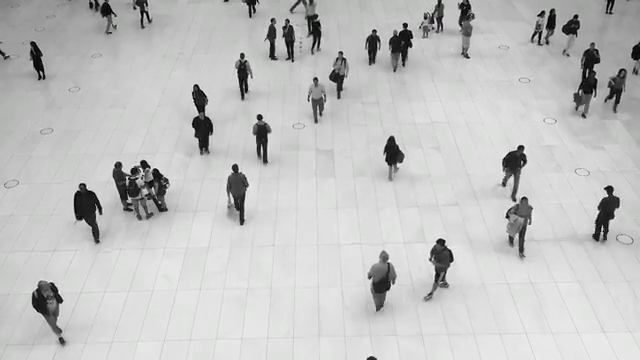
#> input picture frame 34 of material/hog1.mp4, 640 x 360 px
$ python HOG.py
#> lines starting #> are read from the running program, lines starting #| are printed output that depends on the picture; after the words box and inside, x2 and y2 are one past the last pixel; in counts of white or black regions, pixels touching at a corner belong together
import cv2
import time
import argparse
import os


# For HOG plot
from skimage import exposure
from skimage import feature

WINSIZE = (64, 128) # Must be this size because of the people detector
BLOCKSIZE = (16, 16)
BLOCKSTRIDE = (8, 8)
CELLSIZE = (8, 8)
BINS = 9
SPEED = 'slow'


cap = cv2.VideoCapture("../material/hog1.mp4")

# Initialise multiscale HOG detector
hog = cv2.HOGDescriptor(
    WINSIZE,
    BLOCKSIZE,
    BLOCKSTRIDE,
    CELLSIZE,
    BINS
)


# Initialize people detector ((64, 128) default window)
hog.setSVMDetector(cv2.HOGDescriptor_getDefaultPeopleDetector())

if (cap.isOpened() == False):
    print('Error while trying to open video. Please check again...')

# read until end of video
while(cap.isOpened()):
    # capture each frame of the video
    ret, frame = cap.read()
#> frame is the input picture: shape (360, 640, 3); mean B, G, R 193.5, 193.8, 193.6
    hogImage = frame.copy()
    if ret == True:
        start_time = time.time()
        img_gray = cv2.cvtColor(frame, cv2.COLOR_BGR2GRAY)
        if SPEED == 'fast':
            rects, weights = hog.detectMultiScale(img_gray, padding=(4, 4), scale=1.02)
        elif SPEED == 'slow':
            rects, weights = hog.detectMultiScale(img_gray, winStride=(4, 4), padding=(4, 4), scale=1.02)
#> rects = [[52, 161, 66, 133], [317, 214, 73, 146], [480, 123, 81, 161], [175, 22, 119, 238], [322, 132, 107, 214]]; weights = [0.512, 0.703, 0.332, 1.02, 0.236]
        for i, (x, y, w, h) in enumerate(rects):
            if weights[i] < 0.13:
                continue
            elif weights[i] < 0.3 and weights[i] > 0.13:
                cv2.rectangle(frame, (x, y), (x+w, y+h), (0, 0, 255), 2)
            if weights[i] < 0.7 and weights[i] > 0.3:
                cv2.rectangle(frame, (x, y), (x+w, y+h), (50, 122, 255), 2)
            if weights[i] > 0.7:
                cv2.rectangle(frame, (x, y), (x+w, y+h), (0, 255, 0), 2)
#> this loop made 5 passes
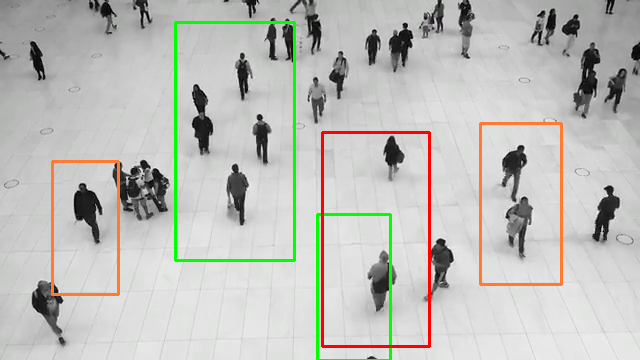
#> frame: shape (360, 640, 3); 3.4% of pixels changed, all inside (x1, y1, x2, y2) = (51, 21, 563, 360)


        cv2.putText(frame, 'High confidence', (10, 15), cv2.FONT_HERSHEY_SIMPLEX, 0.7, (0, 255, 0), 2)
        cv2.putText(frame, 'Moderate confidence', (10, 35), cv2.FONT_HERSHEY_SIMPLEX, 0.7, (50, 122, 255), 2)
        cv2.putText(frame, 'Low confidence', (10, 55), cv2.FONT_HERSHEY_SIMPLEX, 0.7, (0, 0, 255), 2)
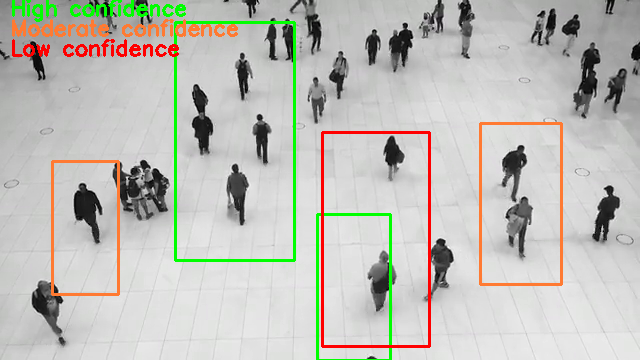
#> frame: shape (360, 640, 3); mean B, G, R 184.6, 191.2, 191.9

        # Compute HOG features for visualisation
        (H, hogImage) = feature.hog(hogImage, orientations=8, pixels_per_cell=(16, 16),
            cells_per_block=(2, 2), transform_sqrt=True, block_norm="L1",visualize=True,channel_axis=-1)
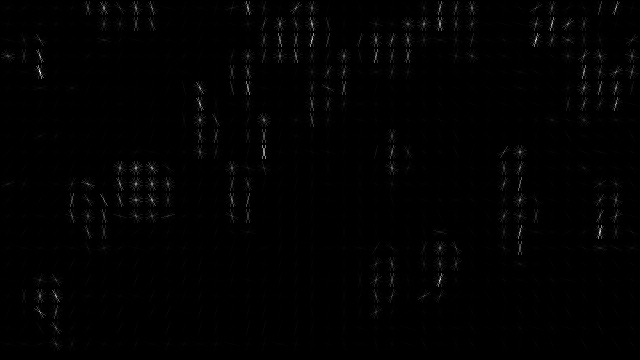
#> hogImage: shape (360, 640) float64; min 0, max 3.11, mean 0.0249; drawn with min black and max white
        hogImage = exposure.rescale_intensity(hogImage, out_range=(50, 255))
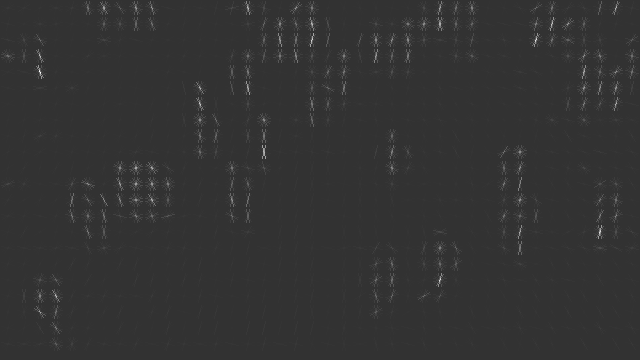
#> hogImage: shape (360, 640) float64; min 50, max 255, mean 51.6
        hogImage = hogImage.astype("uint8")

        cv2.imshow("HOG Image", hogImage)
        cv2.imshow("HOG Detection", frame)

        if cv2.waitKey(1) & 0xFF == ord('q'):
#> (key q is pressed here)
            break
    else:
        break

$ run again, starting later in the video
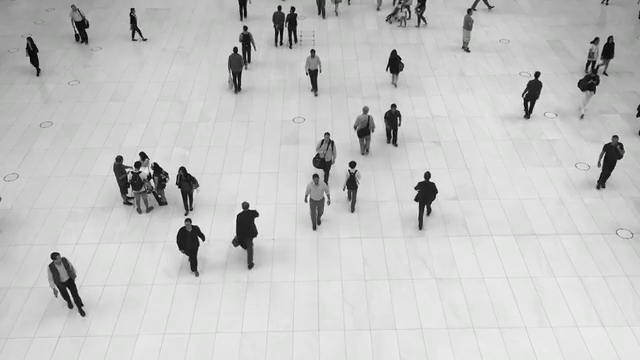
#> input picture frame 153 of material/hog1.mp4, 640 x 360 px
#> frame is the input picture: shape (360, 640, 3); mean B, G, R 196.6, 196.9, 196.7
#> rects = [[211, 180, 66, 133], [203, 218, 67, 133], [326, 83, 76, 152], [139, 132, 88, 176]]; weights = [0.752, 0.0495, 0.238, 0.55]
#> the loop `for i, (x, y, w, h) in enumerate(rects):` made 4 passes
#> after the loop `for i, (x, y, w, h) in enumerate(rects):`:
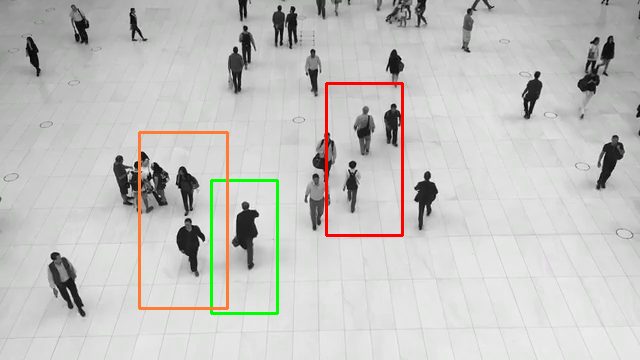
#> frame: shape (360, 640, 3); 1.79% of pixels changed, all inside (x1, y1, x2, y2) = (138, 82, 404, 315)
#> `hogImage = exposure.rescale_intensity(hogImage, out_range=(50, 255))`:
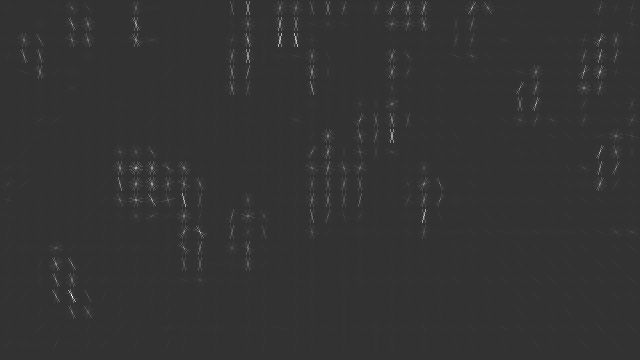
#> hogImage: shape (360, 640) float64; min 50, max 255, mean 51.4

$ run again, starting later in the video
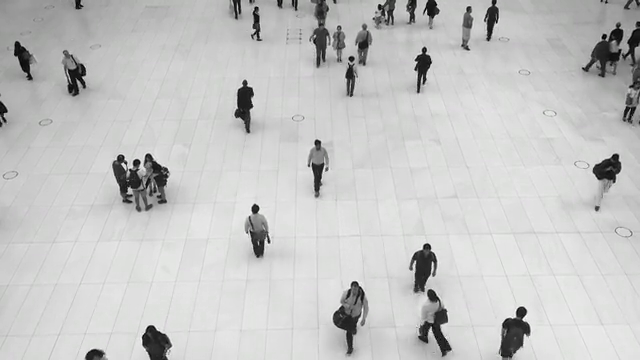
#> input picture frame 272 of material/hog1.mp4, 640 x 360 px
#> frame is the input picture: shape (360, 640, 3); mean B, G, R 196.9, 197.3, 197
#> rects = [[232, 144, 67, 135], [380, 182, 65, 131], [392, 222, 68, 136], [262, 0, 120, 236]]; weights = [0.426, 0.316, 1.05, 0.165]
#> the loop `for i, (x, y, w, h) in enumerate(rects):` made 4 passes
#> after the loop `for i, (x, y, w, h) in enumerate(rects):`:
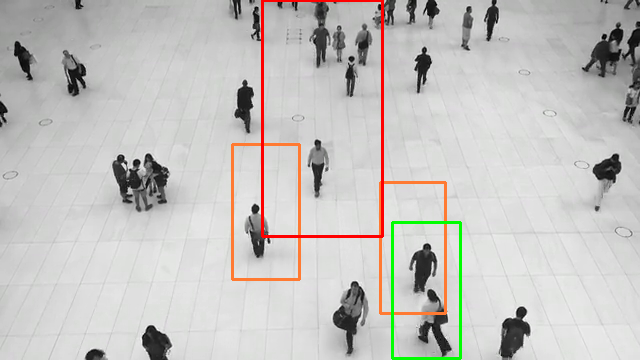
#> frame: shape (360, 640, 3); 2.39% of pixels changed, all inside (x1, y1, x2, y2) = (231, 0, 462, 360)
#> `hogImage = exposure.rescale_intensity(hogImage, out_range=(50, 255))`:
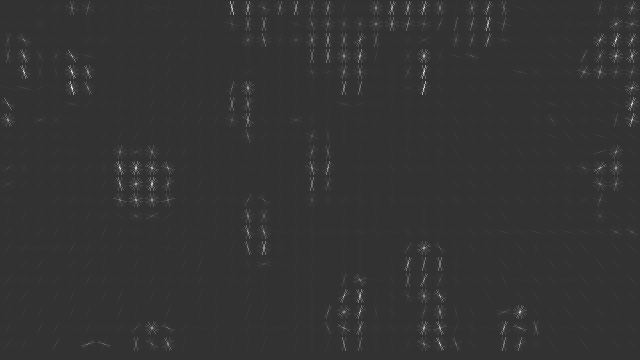
#> hogImage: shape (360, 640) float64; min 50, max 255, mean 51.8
